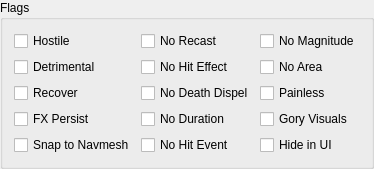
    <widget class="QGroupBox" name="groupBox">
     <property name="title">
      <string>Flags</string>
     </property>
     <layout class="QGridLayout" name="gridLayout_2">
      <item row="3" column="1">
       <widget class="QCheckBox" name="flagNoDuration">
        <property name="whatsThis">
         <string>If checked, this effect applies instantaneously, and its duration can't be configured when attaching it to spells, potions, and so on.</string>
        </property>
        <property name="text">
         <string>No Duration</string>
        </property>
       </widget>
      </item>
      <item row="2" column="1">
       <widget class="QCheckBox" name="flagNoDeathDispel">
        <property name="whatsThis">
         <string>By default, magic effects are dispelled when their target dies. This option allows you to make the effect persist on the target even after death.</string>
        </property>
        <property name="text">
         <string>No Death Dispel</string>
        </property>
       </widget>
      </item>
      <item row="0" column="0">
       <widget class="QCheckBox" name="flagHostile">
        <property name="whatsThis">
         <string>This effect is treated as an attack, and is subject to being resisted by the target's Resist Value.</string>
        </property>
        <property name="text">
         <string>Hostile</string>
        </property>
       </widget>
      </item>
      <item row="1" column="0">
       <widget class="QCheckBox" name="flagDetrimental">
        <property name="whatsThis">
         <string>&lt;p&gt;If checked, this effect will damage the Actor Value that it targets. If unchecked, this effect will buff the Actor Value.&lt;/p&gt;
&lt;p&gt;The word &quot;damage&quot; here means &quot;worsen,&quot; not &quot;reduce.&quot; A small number of Actor Values, such as MovementNoiseMult, are inverted such that &quot;damaging&quot; them &lt;em&gt;increases&lt;/em&gt; their value (i.e. you make more noise) and &quot;buffing&quot; them &lt;em&gt;decreases&lt;/em&gt; their value (i.e. you make less noise).&lt;/p&gt;</string>
        </property>
        <property name="text">
         <string>Detrimental</string>
        </property>
       </widget>
      </item>
      <item row="4" column="0">
       <widget class="QCheckBox" name="flagSnapToNavmesh">
        <property name="whatsThis">
         <string>If checked, the Aimed or Target Location point will be snapped to the nearest point on the Navmesh. This is primarily useful for summoned creatures, to ensure that they spawn somewhere they can actually move around in.</string>
        </property>
        <property name="text">
         <string>Snap to Navmesh</string>
        </property>
       </widget>
      </item>
      <item row="0" column="1">
       <widget class="QCheckBox" name="flagNoRecast">
        <property name="whatsThis">
         <string>If checked, this effect can't be applied to a target if it's already active on that target; the effect must wear off or be dispelled before it can be applied to that target again.</string>
        </property>
        <property name="text">
         <string>No Recast</string>
        </property>
       </widget>
      </item>
      <item row="4" column="1">
       <widget class="QCheckBox" name="flagNoHitEvent">
        <property name="whatsThis">
         <string>If checked, this effect is stealthy: the target doesn't register a hit event when struck.</string>
        </property>
        <property name="text">
         <string>No Hit Event</string>
        </property>
       </widget>
      </item>
      <item row="2" column="0">
       <widget class="QCheckBox" name="flagRecover">
        <property name="whatsThis">
         <string>&lt;p&gt;If this is checked, then the effect acts as a buff or debuff: the target Actor Value's current and maximum values will be altered once when the effect begins, and those alterations will be undone when the effect expires.&lt;/p&gt;
&lt;p&gt;If this is unchecekd, then the effect acts as damage or restoration over time: the target Actor Value's current value will be altered once per second until the effect expires, and the alterations will not be undone when the effect expires.&lt;/p&gt;</string>
        </property>
        <property name="text">
         <string>Recover</string>
        </property>
       </widget>
      </item>
      <item row="1" column="1">
       <widget class="QCheckBox" name="flagNoHitEffect">
        <property name="whatsThis">
         <string>Disable visual effects that would otherwise play on the target of this effect.</string>
        </property>
        <property name="text">
         <string>No Hit Effect</string>
        </property>
       </widget>
      </item>
      <item row="3" column="0">
       <widget class="QCheckBox" name="flagFXPersist">
        <property name="whatsThis">
         <string>If checked, the visual effects applied to the target persist for the duration of the effect. If unchecked, they play only once, when the effect is first applied.</string>
        </property>
        <property name="text">
         <string>FX Persist</string>
        </property>
       </widget>
      </item>
      <item row="0" column="2">
       <widget class="QCheckBox" name="flagNoMagnitude">
        <property name="whatsThis">
         <string>If checked, this effect will not have a configurable magnitude, when attaching it to spells, potions, and so on.</string>
        </property>
        <property name="text">
         <string>No Magnitude</string>
        </property>
       </widget>
      </item>
      <item row="1" column="2">
       <widget class="QCheckBox" name="flagNoArea">
        <property name="whatsThis">
         <string>If checked, this effect will not have a configurable area (radius), when attaching it to spells, potions, and so on.</string>
        </property>
        <property name="text">
         <string>No Area</string>
        </property>
       </widget>
      </item>
      <item row="2" column="2">
       <widget class="QCheckBox" name="flagPainless">
        <property name="whatsThis">
         <string>If checked, the target of this effect won't cry out in pain even if the effect is hostile. If the target is the player, this checkbox also prevents the screen blur effect that appears when taking damage.</string>
        </property>
        <property name="text">
         <string>Painless</string>
        </property>
       </widget>
      </item>
      <item row="3" column="2">
       <widget class="QCheckBox" name="flagGory">
        <property name="whatsThis">
         <string>Unused.</string>
        </property>
        <property name="text">
         <string>Gory Visuals</string>
        </property>
       </widget>
      </item>
      <item row="4" column="2">
       <widget class="QCheckBox" name="flagHideInUI">
        <property name="whatsThis">
         <string>&lt;p&gt;If checked, this effect is not displayed to the player in the Active Effects menu, and its description will be omitted from spells' auto-generated descriptions.&lt;/p&gt;
&lt;p&gt;If all Magic Effects attached to an Enchantment have this flag checked, then the enchanted equipment will appear unenchanted and, in the case of weapons, not display a charge bar on-screen. This is purely visual, however; the enchantment will still function as intended.&lt;/p&gt;</string>
        </property>
        <property name="text">
         <string>Hide in UI</string>
        </property>
       </widget>
      </item>
     </layout>
    </widget>
